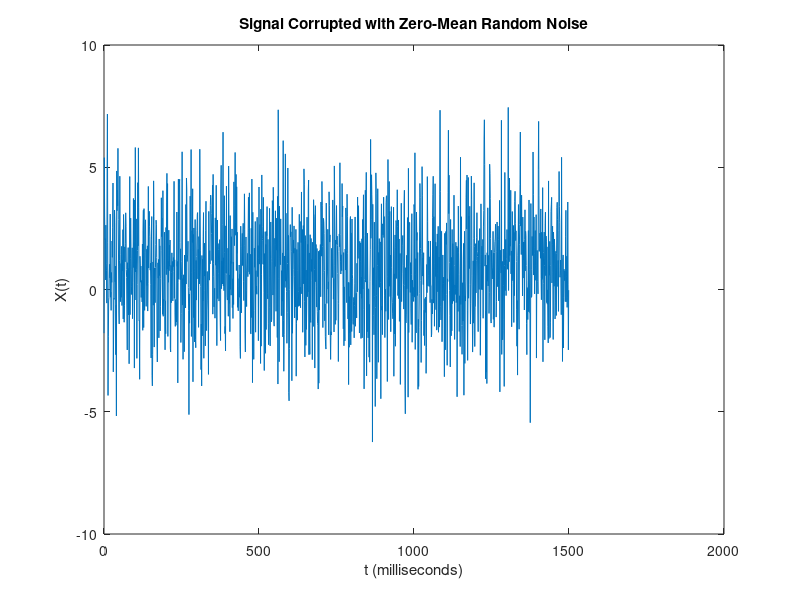
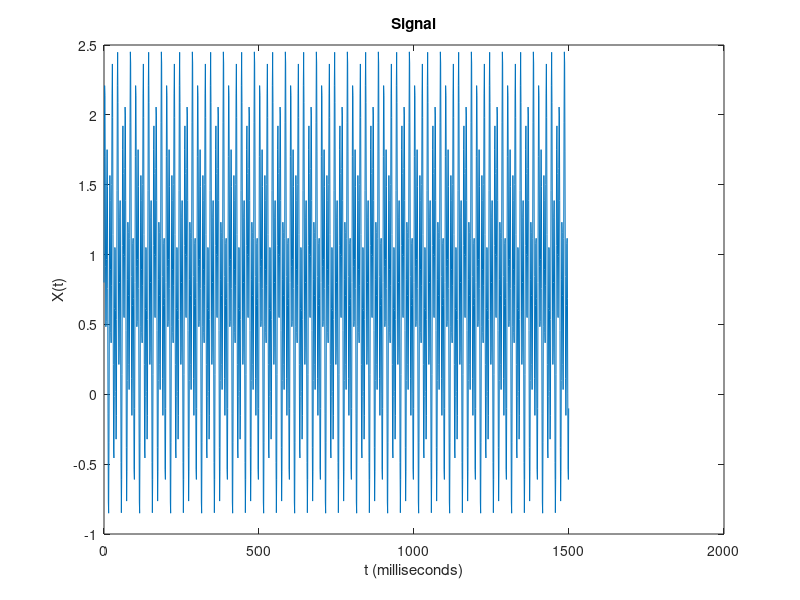
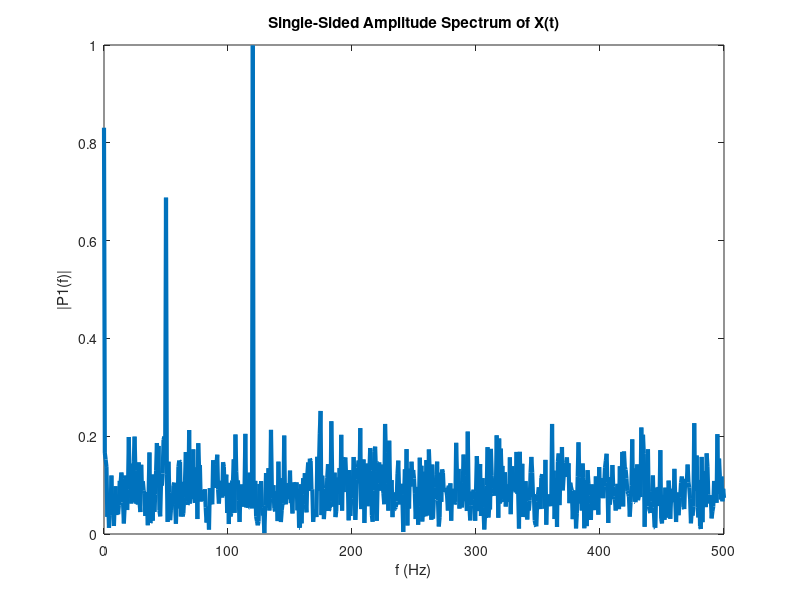
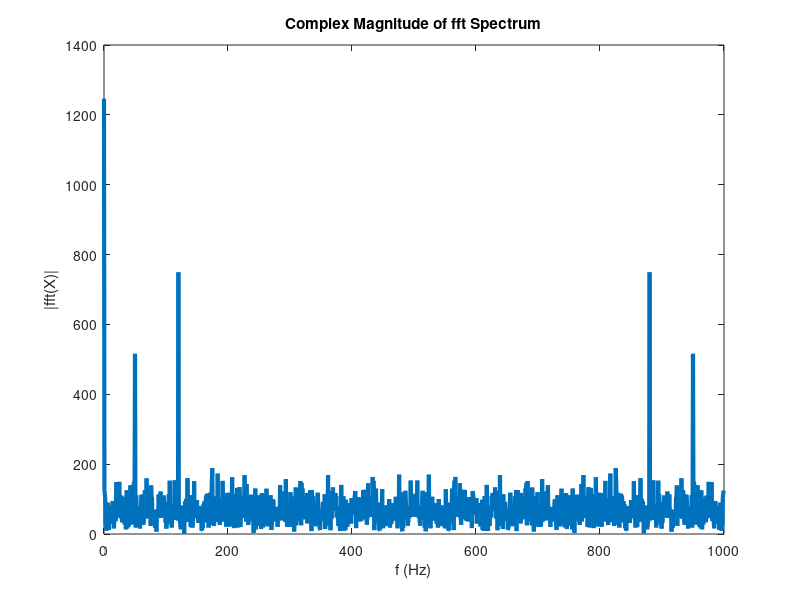

The MATLAB source for these figures, in order: (Note: this script raises an error after producing the figures.)
%Alright, we need to figure this out.
%Frank needs to correctly use the spectrum to separate the timeseries.

%Sampling frequency: 1 kHz
%Signal duration: 1.5 seconds

Fs = 1000;            % Sampling frequency                    
T = 1/Fs;             % Sampling period       
L = 1500;             % Length of signal
t = (0:L-1)*T;        % Time vector

S = 0.8 + 0.7*sin(2*pi*50*t) + sin(2*pi*120*t);

data = S + 2*randn(size(t));


figure()
plot(1000*t,data)
title("Signal Corrupted with Zero-Mean Random Noise")
xlabel("t (milliseconds)")
ylabel("X(t)")

figure()
plot(1000*t,S)
title("Signal")
xlabel("t (milliseconds)")
ylabel("X(t)")


Y = fft(data)
P2 = abs(Y/L);
P1 = P2(1:L/2+1);
P1(2:end-1) = 2*P1(2:end-1);


f = Fs/L*(0:(L/2));
figure()
plot(f,P1,"LineWidth",3) 
title("Single-Sided Amplitude Spectrum of X(t)")
xlabel("f (Hz)")
ylabel("|P1(f)|")


figure()
plot(Fs/L*(0:L-1),abs(Y),"LineWidth",3)
title("Complex Magnitude of fft Spectrum")
xlabel("f (Hz)")
ylabel("|fft(X)|")
figure()
plot(Fs/L*(-L/2:L/2-1),abs(fftshift(Y)),"LineWidth",3)
title("fft Spectrum in the Positive and Negative Frequencies")
xlabel("f (Hz)")
ylabel("|fft(X)|")


Y = fft(S);
P2 = abs(Y/L);
P1 = P2(1:L/2+1);
P1(2:end-1) = 2*P1(2:end-1);
figure()
plot(f,P1,"LineWidth",3) 
title("Single-Sided Amplitude Spectrum of S(t)")
xlabel("f (Hz)")
ylabel("|P1(f)|")

 %Franks Hanning Window Implementation

Fs = 1000;            % Sampling frequency                    
T = 1/Fs;             % Sampling period       
L = 1500;             % Length of signal
t = (0:L-1)*T;        % Time vector
f = Fs/L*(0:(L/2));

S = 0.8 + 0.7*sin(2*pi*50*t) + sin(2*pi*120*t);

data = S + 2*randn(size(t));
hannWind = hanning(40);


dataTest = data.*hannWind;

figure()
wvtool(hannWind)


Ywindow = fft(dataTest);
P2window = abs(Ywindow/L);
P1window = P2window(1:L/2+1);
P1window(2:end-1) = 2*P1window(2:end-1);
figure()
plot(f,P1window,"LineWidth",3) 
title("Single-Sided Amplitude Spectrum of S(t)")
xlabel("f (Hz)")
ylabel("|P1(f)|")




Y = fft(data);
P2 = abs(Y/L);
P1 = P2(1:L/2+1);
P1(2:end-1) = 2*P1(2:end-1);
figure()
plot(f,P1,"LineWidth",3) 
title("Single-Sided Amplitude Spectrum of S(t)")
xlabel("f (Hz)")
ylabel("|P1(f)|")




%%
% Okay, gotta experiment with my data
% 1hz = 1 per second
% 1/3600 Hz = 1 per hour? I think
% Frank ran "deepCutz"
deepCutz
clearvars -except receiverData oneDrive githubToolbox
close all

%
Fs = 1/3600;        % Sampling Frequency, hourly
T = 1/Fs            % Sample Period
L = length(receiverData{5}.HourlyDets)          % Length of Signal
t = (0:L-1)*T;

%Testing my data
T = receiverData{5}.DT
% T2 = receiverData{5}.DT
data = receiverData{5}.HourlyDets';
window = hanning(40);

f = Fs/L*(0:(L/2));

figure()
plot(T,data)
title("Row in the Time Domain")

%
Y = fft(data);
P2 = abs(Y/L);
P1 = P2(1:L/2+1);
P1(2:end-1) = 2*P1(2:end-1);
figure()
plot(f,P1,"LineWidth",3) 
title("FFT: Off Reef, No Window")
xlabel("f (Hz)")
ylabel("|P1(f)|")


%%
dataTest = data.*window;


Ywindow = fft(dataTest);
P2window = abs(Ywindow/L);
P1window = P2window(1:L/2+1);
P1window(2:end-1) = 2*P1window(2:end-1);
figure()
plot(f,P1window,"LineWidth",3) 
title("Single-Sided Amplitude Spectrum, Data: 80-Hour  Hanning Window, Off Reef")
xlabel("f (Hz)")
ylabel("|P1(f)|")


















%%




Y = fft(data,L);
windowY = fft(window.*data,:)

figure()
plot(Fs/L*(0:L-1),abs(Y),"LineWidth",3)
title("Complex Magnitude of fft Spectrum")
xlabel("f (Hz)")
ylabel("|fft(X)|")


%
figure()
plot(Fs/L*(-L/2:L/2-1),abs(fftshift(Y)),"LineWidth",3)
title("fft Spectrum in the Positive and Negative Frequencies")
xlabel("f (Hz)")
ylabel("|fft(X)|")


P2 = abs(Y/L);
P1 = P2(1:L/2+1);
P1(2:end-1) = 2*P1(2:end-1);


f = Fs/L*(0:(L/2));
plot(f,P1,"LineWidth",3) 
title("Single-Sided Amplitude Spectrum of X(t),NoFilter")
xlabel("f (Hz)")
ylabel("|P1(f)|")







%%
%Off reef is super obvious: tides and daily.
%On reef is not. Need to look at lowpass/highpass filters, or windowing.
Fs = 1/3600;        % Sampling Frequency
T = 1/Fs            % Sample Period
L = length(receiverData{5}.HourlyDets)          % Length of Signal
% L = length(receiverData{5}.HourlyDets)
t = (0:L-1)*T;


%Testing my data
T = receiverData{4}.DT
% T2 = receiverData{5}.DT
data = receiverData{4}.HourlyDets;
% X2 = receiverData{5}.HourlyDets;




%40 hour pass
wpass = 1/(40*3600);


dataHighFilter = highpass(data,wpass);
dataLowFilter   = lowpass(data,wpass);

Y = fft(dataHighFilter,L);
% Y2 = fft(X2,L2);

figure()
plot(Fs/L*(0:L-1),abs(Y),"LineWidth",3)
title("Complex Magnitude of fft Spectrum")
xlabel("f (Hz)")
ylabel("|fft(X)|")


%
figure()
plot(Fs/L*(-L/2:L/2-1),abs(fftshift(Y)),"LineWidth",3)
title("fft Spectrum in the Positive and Negative Frequencies")
xlabel("f (Hz)")
ylabel("|fft(X)|")


P2 = abs(Y/L);
P1 = P2(1:L/2+1);
P1(2:end-1) = 2*P1(2:end-1);


f = Fs/L*(0:(L/2));
plot(f,P1,"LineWidth",3) 
title("Single-Sided Amplitude Spectrum of X(t), HighFilter")
xlabel("f (Hz)")
ylabel("|P1(f)|")

%
Y = fft(dataLowFilter,L);
% Y2 = fft(X2,L2);

figure()
plot(Fs/L*(0:L-1),abs(Y),"LineWidth",3)
title("Complex Magnitude of fft Spectrum")
xlabel("f (Hz)")
ylabel("|fft(X)|")


%
figure()
plot(Fs/L*(-L/2:L/2-1),abs(fftshift(Y)),"LineWidth",3)
title("fft Spectrum in the Positive and Negative Frequencies")
xlabel("f (Hz)")
ylabel("|fft(X)|")


P2 = abs(Y/L);
P1 = P2(1:L/2+1);
P1(2:end-1) = 2*P1(2:end-1);


f = Fs/L*(0:(L/2));
plot(f,P1,"LineWidth",3) 
title("Single-Sided Amplitude Spectrum of X(t), LowFilter")
xlabel("f (Hz)")
ylabel("|P1(f)|")







%%


Fs = 1000;                    % Sampling frequency
T = 1/Fs;                     % Sampling period
L = 1000;                     % Length of signal
t = (0:L-1)*T;                % Time vector

x1 = cos(2*pi*50*t);          % First row wave
x2 = cos(2*pi*150*t);         % Second row wave
x3 = cos(2*pi*300*t);         % Third row wave

data = [x1; x2; x3];

figure()
for i = 1:3
    subplot(3,1,i)
    plot(t(1:100),data(i,1:100))
    title("Row " + num2str(i) + " in the Time Domain")
end


dim = 2;
Y = fft(data,L,dim);
P2 = abs(Y/L);
P1 = P2(:,1:L/2+1);
P1(:,2:end-1) = 2*P1(:,2:end-1);

figure()
for i=1:3
    subplot(3,1,i)
    plot(0:(Fs/L):(Fs/2-Fs/L),P1(i,1:L/2))
    title("Row " + num2str(i) + " in the Frequency Domain")
end


%%
%Frank testing ADCP?

tidalAnalysis2020
clearvars -except githubToolbox localplots oneDrive adcp rotUtideShore ut vt localPlots matlabToolbox oneDrive tideDN tideDT rotUtideShore rotVtideShore uz vz
close all

time = datetime(adcp.dn(1:2:end),'convertFrom','datenum')
uz = uz(1:2:end);
vz = vz(1:2:end);


Fs = 1/3600;        % Sampling Frequency, hourly
T = 1/Fs            % Sample Period
L = length(vz)          % Length of Signal
t = (0:L-1)*T;

%Testing my data
T = time;
% T2 = receiverData{5}.DT
data = vz;
window = hanning(40);




f = Fs/L*(0:(L/2));




figure()
plot(T,data)
title("Row in the Time Domain")


Y = fft(data);
P2 = abs(Y/L);
P1 = P2(1:L/2+1);
P1(2:end-1) = 2*P1(2:end-1);
figure()
plot(f,P1,"LineWidth",3) 
title("ADCP no Window")
xlabel("f (Hz)")
ylabel("|P1(f)|")


%%
dataTest = data.*window;


Ywindow = fft(dataTest);
P2window = abs(Ywindow/L);
P1window = P2window(1:L/2+1);
P1window(2:end-1) = 2*P1window(2:end-1);
figure()
plot(f,P1window,"LineWidth",3) 
title("Single-Sided Amplitude Spectrum, Data: 80-Hour  Hanning Window, Off Reef")
xlabel("f (Hz)")
ylabel("|P1(f)|")







